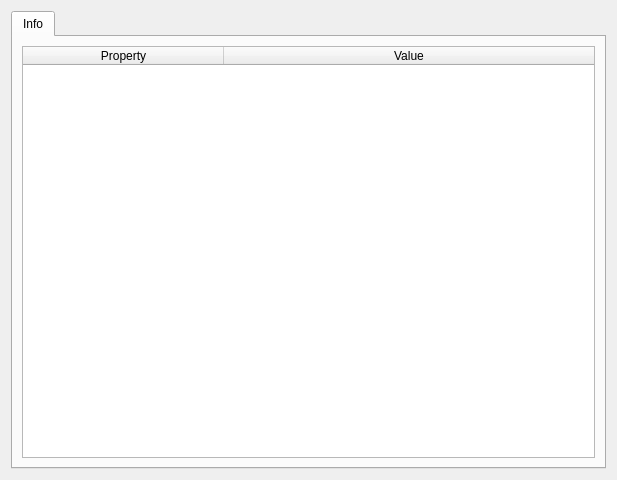
<?xml version="1.0" encoding="UTF-8"?>
<ui version="4.0">
 <class>NeoDataDialog</class>
 <widget class="QDialog" name="NeoDataDialog">
  <property name="geometry">
   <rect>
    <x>0</x>
    <y>0</y>
    <width>617</width>
    <height>480</height>
   </rect>
  </property>
  <property name="windowTitle">
   <string>MainWindow</string>
  </property>
  <layout class="QHBoxLayout" name="horizontalLayout_2">
   <item>
    <widget class="QTabWidget" name="tabWidget">
     <property name="focusPolicy">
      <enum>Qt::NoFocus</enum>
     </property>
     <property name="currentIndex">
      <number>0</number>
     </property>
     <widget class="QWidget" name="Info">
      <attribute name="title">
       <string>Info</string>
      </attribute>
      <layout class="QHBoxLayout" name="horizontalLayout">
       <item>
        <widget class="QTableWidget" name="tableWidgetInfo">
         <property name="editTriggers">
          <set>QAbstractItemView::NoEditTriggers</set>
         </property>
         <property name="selectionMode">
          <enum>QAbstractItemView::SingleSelection</enum>
         </property>
         <attribute name="horizontalHeaderMinimumSectionSize">
          <number>200</number>
         </attribute>
         <attribute name="horizontalHeaderDefaultSectionSize">
          <number>201</number>
         </attribute>
         <attribute name="horizontalHeaderStretchLastSection">
          <bool>true</bool>
         </attribute>
         <attribute name="verticalHeaderVisible">
          <bool>false</bool>
         </attribute>
         <column>
          <property name="text">
           <string>Property</string>
          </property>
         </column>
         <column>
          <property name="text">
           <string>Value</string>
          </property>
         </column>
        </widget>
       </item>
      </layout>
     </widget>
    </widget>
   </item>
  </layout>
 </widget>
 <resources/>
 <connections/>
</ui>
